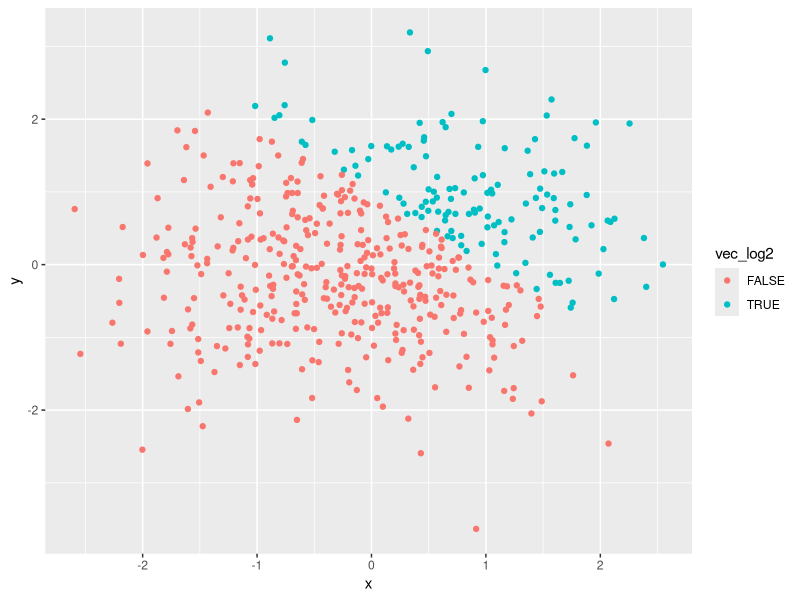
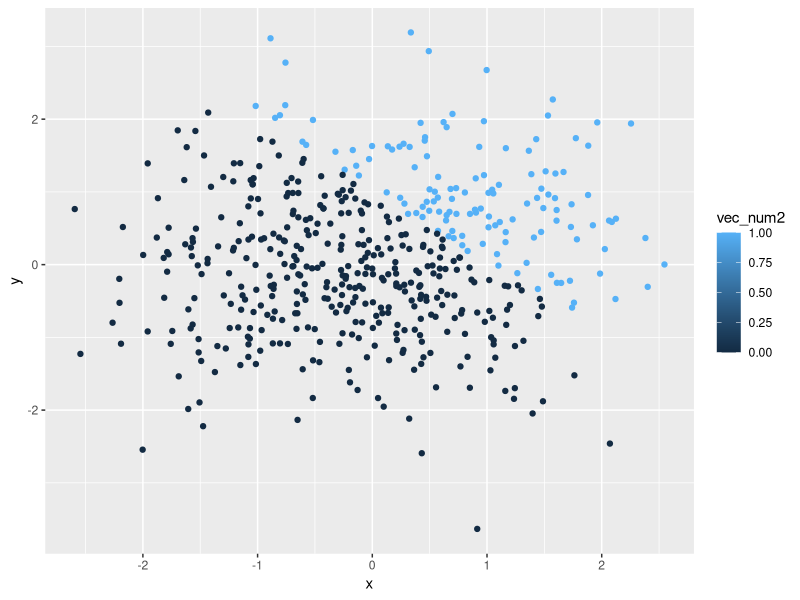
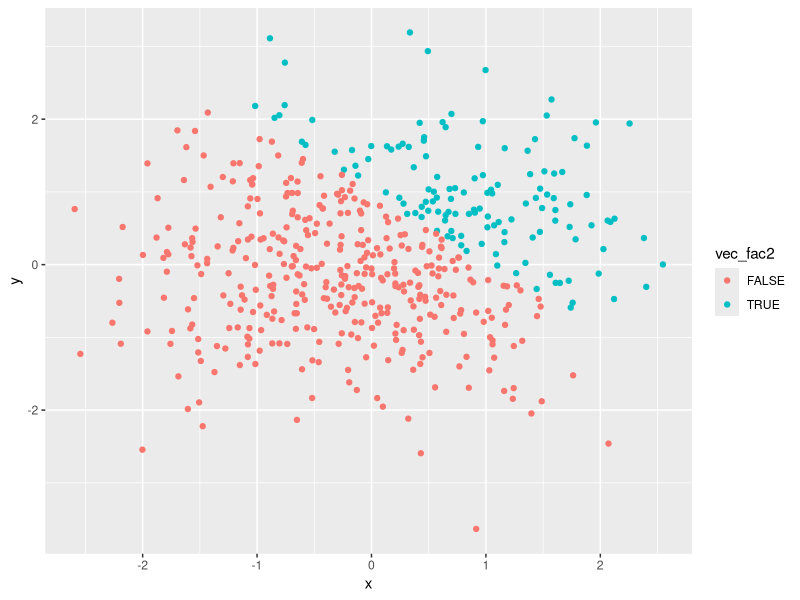

The R script that drew these images, in order:
## ---- chunk 1
knitr::opts_chunk$set(echo = TRUE)
library(tidyverse)
## ---- chunk 2
library(tidyverse)

la_df= tibble(
  norm_samp = rnorm(8),
  norm_samp_pos = norm_samp > 0,
  vec_char = c("a","b","c","d","e","f","g","h"),
  vec_factor = factor(c("low","med","high","low","low","med","high","high"))

)

mean(pull(la_df, norm_samp))
mean(pull(la_df, norm_samp_pos))
mean(pull(la_df, vec_char))
mean(pull(la_df, vec_factor))

## ---- chunk 3

#covert the logical vector to numeric and multiply the random samnple by the result
as.numeric(pull(la_df, norm_samp_pos))*pull(la_df, norm_samp)

#covert the logical vector to factor and multiply the random samnple by the result
as.factor(pull(la_df, norm_samp_pos))*pull(la_df, norm_samp)

#convert the logical vector to a factor and then convert the result to numeric, and multiply the random sample by the result
as.numeric(as.factor(pull(la_df, norm_samp_pos)))*pull(la_df, norm_samp)
## ---- chunk 4
p2_df= tibble(
  x = rnorm(500),
  y = rnorm(500),
  vec_log2 = x + y > 1,
  vec_num2 = as.numeric(vec_log2),
  vec_fac2 = as.factor(vec_log2)
)

## ---- chunk 5
#A scatterplot for logical vector
ggplot(p2_df, aes (x = x, y = y, color = vec_log2)) + geom_point()

#A scatterplot for numeric vector
ggplot(p2_df, aes (x = x, y = y, color = vec_num2)) + geom_point()

#A scatterplot for factor vector
ggplot(p2_df, aes (x = x, y = y, color = vec_fac2)) + geom_point()

